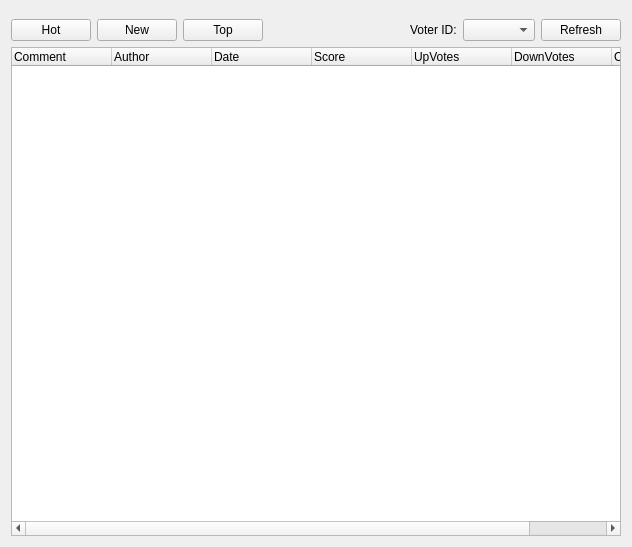
<?xml version="1.0" encoding="UTF-8"?>
<ui version="4.0">
 <class>GxsCommentDialog</class>
 <widget class="QWidget" name="GxsCommentDialog">
  <property name="geometry">
   <rect>
    <x>0</x>
    <y>0</y>
    <width>632</width>
    <height>547</height>
   </rect>
  </property>
  <property name="windowTitle">
   <string>Form</string>
  </property>
  <layout class="QVBoxLayout" name="verticalLayout_3">
   <item>
    <widget class="QFrame" name="postFrame">
     <property name="sizePolicy">
      <sizepolicy hsizetype="Expanding" vsizetype="Preferred">
       <horstretch>0</horstretch>
       <verstretch>0</verstretch>
      </sizepolicy>
     </property>
     <layout class="QVBoxLayout" name="verticalLayout">
      <property name="leftMargin">
       <number>9</number>
      </property>
      <property name="topMargin">
       <number>1</number>
      </property>
      <property name="bottomMargin">
       <number>1</number>
      </property>
     </layout>
    </widget>
   </item>
   <item>
    <layout class="QHBoxLayout" name="horizontalLayout">
     <item>
      <widget class="QPushButton" name="hotSortButton">
       <property name="text">
        <string>Hot</string>
       </property>
       <property name="checkable">
        <bool>true</bool>
       </property>
       <property name="autoExclusive">
        <bool>true</bool>
       </property>
      </widget>
     </item>
     <item>
      <widget class="QPushButton" name="newSortButton">
       <property name="text">
        <string>New</string>
       </property>
       <property name="checkable">
        <bool>true</bool>
       </property>
       <property name="autoExclusive">
        <bool>true</bool>
       </property>
      </widget>
     </item>
     <item>
      <widget class="QPushButton" name="topSortButton">
       <property name="text">
        <string>Top</string>
       </property>
       <property name="checkable">
        <bool>true</bool>
       </property>
       <property name="checked">
        <bool>false</bool>
       </property>
       <property name="autoExclusive">
        <bool>true</bool>
       </property>
      </widget>
     </item>
     <item>
      <spacer name="horizontalSpacer">
       <property name="orientation">
        <enum>Qt::Horizontal</enum>
       </property>
       <property name="sizeHint" stdset="0">
        <size>
         <width>40</width>
         <height>20</height>
        </size>
       </property>
      </spacer>
     </item>
     <item>
      <widget class="QLabel" name="label_2">
       <property name="text">
        <string>Voter ID:</string>
       </property>
      </widget>
     </item>
     <item>
      <widget class="GxsIdChooser" name="idChooser"/>
     </item>
     <item>
      <widget class="QPushButton" name="refreshButton">
       <property name="text">
        <string>Refresh</string>
       </property>
      </widget>
     </item>
    </layout>
   </item>
   <item>
    <widget class="GxsCommentTreeWidget" name="treeWidget">
     <column>
      <property name="text">
       <string>Comment</string>
      </property>
     </column>
     <column>
      <property name="text">
       <string>Author</string>
      </property>
     </column>
     <column>
      <property name="text">
       <string>Date</string>
      </property>
     </column>
     <column>
      <property name="text">
       <string>Score</string>
      </property>
     </column>
     <column>
      <property name="text">
       <string>UpVotes</string>
      </property>
     </column>
     <column>
      <property name="text">
       <string>DownVotes</string>
      </property>
     </column>
     <column>
      <property name="text">
       <string>OwnVote</string>
      </property>
     </column>
    </widget>
   </item>
  </layout>
 </widget>
 <customwidgets>
  <customwidget>
   <class>GxsIdChooser</class>
   <extends>QComboBox</extends>
   <header>gui/gxs/GxsIdChooser.h</header>
  </customwidget>
  <customwidget>
   <class>GxsCommentTreeWidget</class>
   <extends>QTreeWidget</extends>
   <header>gui/gxs/GxsCommentTreeWidget.h</header>
  </customwidget>
 </customwidgets>
 <resources/>
 <connections/>
</ui>
